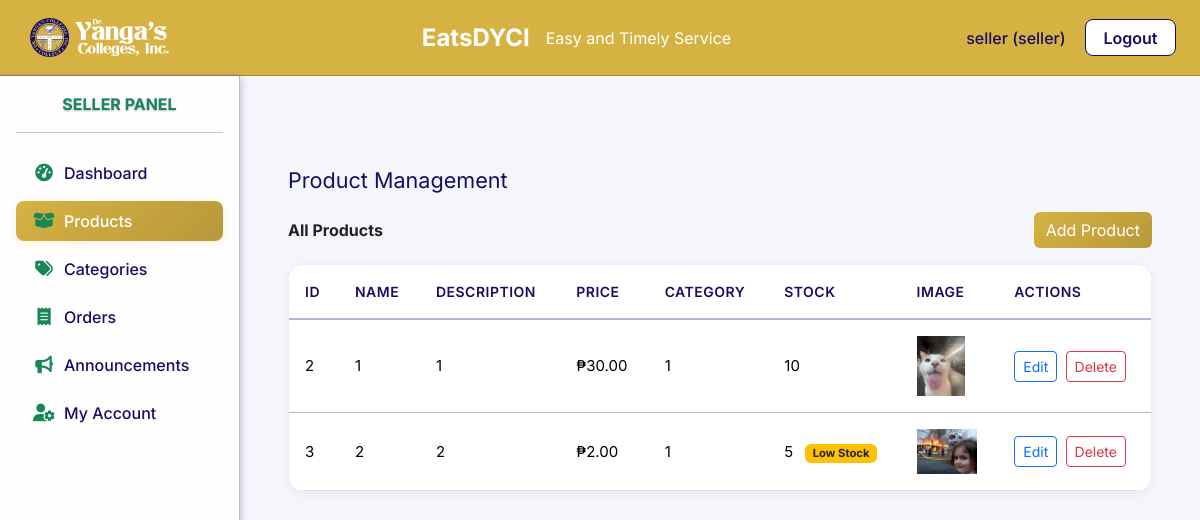
Page /index.php?page=seller_products (signed in) on the committed database.
### tables this page shows
CREATE TABLE `products` (
  `id` int(11) NOT NULL,
  `seller_id` int(11) DEFAULT NULL,
  `name` varchar(100) NOT NULL,
  `description` text DEFAULT NULL,
  `price` decimal(10,2) NOT NULL,
  `image` varchar(255) DEFAULT NULL,
  `category_id` int(11) DEFAULT NULL,
  `stall_id` int(11) DEFAULT NULL,
  `stock` int(11) NOT NULL DEFAULT 0
);

### pages/seller_products.php (the view, shortened to what this page needs)
<?php
require_once __DIR__ . '/../includes/db.php';
$seller_id = $_SESSION['user_id'];
$stall_stmt = $pdo->prepare("SELECT id, name FROM stalls WHERE seller_id = ?");
$stall_stmt->execute([$seller_id]);
$stalls = $stall_stmt->fetchAll();
$stall_ids = array_column($stalls, 'id');
$prod_stmt = $pdo->prepare("SELECT * FROM products WHERE stall_id IN (" . implode(',', $stall_ids) . ")");
$prod_stmt->execute();
$products = $prod_stmt->fetchAll();
?>
<link rel="stylesheet" href="../assets/css/dashboard.css">
<div class="container-fluid px-4 pt-4">
    <div class="dashboard-section-title mb-3">Product Management</div>
    <div class="d-flex justify-content-between align-items-center mb-3">
        <div class="fw-bold">All Products</div>
        <button class="btn btn-primary" data-bs-toggle="modal" data-bs-target="#addProductModal">Add Product</button>
    </div>
    <div class="dashboard-table mb-4">
    <table class="table mb-0">
        <thead class="table-light">
            <tr>
                <th>ID</th>
                <th>Name</th>
                <th>Description</th>
                <th>Price</th>
                <th>Category</th>
                <th>Stock</th>
                <th>Image</th>
                <th>Actions</th>
            </tr>
        </thead>
        <tbody>
        <?php foreach ($products as $prod): ?>
            <tr>
                <td><?= $prod['id'] ?></td>
                <td><?= htmlspecialchars($prod['name']) ?></td>
                <td><?= htmlspecialchars($prod['description']) ?></td>
                <td>₱<?= number_format($prod['price'],2) ?></td>
                <td><?= htmlspecialchars($prod['category_id']) ?></td>
                <td><?= htmlspecialchars($prod['stock']) ?>
<?php if ($prod['stock'] == 0): ?>
  <span class="badge bg-danger ms-2">No Stock</span>
<?php elseif ($prod['stock'] <= 5): ?>
  <span class="badge bg-warning text-dark ms-2">Low Stock</span>
<?php endif; ?>
</td>
                <td><?php if ($prod['image']): ?><img src="<?= $prod['image'] ?>" alt="" style="max-width:60px;max-height:60px;object-fit:cover;"/><?php endif; ?></td>
                <td>
                    <button class="btn btn-sm btn-outline-primary me-1" data-bs-toggle="modal" data-bs-target="#editProductModal<?= $prod['id'] ?>">Edit</button>
                    <form method="post" style="display:inline">
                        <button type="submit" class="btn btn-sm btn-outline-danger" onclick="return confirm('Delete this product?')">Delete</button>
                    </form>
                </td>
            </tr>
        <?php endforeach; ?>
        </tbody>
    </table>
    </div>
</div>

### assets/css/style.css (style rules this page uses)
* { margin: 0; padding: 0; box-sizing: border-box; }
body { font-family: 'Inter', 'Roboto', 'Open Sans', Arial, sans-serif; background-color: #f8f9fa; color: #222; }
:root { --primary-gold: #d6b243; --secondary-navy: #170e63; --accent-white: #ffffff; --gold-light: #dfc055; --gold-dark: #b8983a; --gold-hover: #c4a139; --navy-light: #2a1f7a; --navy-dark: #110a4e; --navy-hover: #0f0951; --shadow-gold: rgba(214, 178, 67, 0.2); --shadow-navy: rgba(23, 14, 99, 0.3); --border-navy: rgba(23, 14, 99, 0.3); --focus-gold: rgba(214, 178, 67, 0.25); --background-white: rgba(255, 255, 255, 0.95); --text-primary: var(--primary-gold); --text-secondary: var(--secondary-navy); --text-light: rgba(214, 178, 67, 0.6); --error-bg: rgba(220, 53, 69, 0.1); --error-border: rgba(220, 53, 69, 0.3); }
.btn-primary { background: linear-gradient(135deg, var(--primary-gold) 0%, var(--gold-dark) 100%); border: none; color: var(--accent-white); transition: all 0.3s ease; }

### assets/css/index.css (style rules this page uses)
html, body { height: 100%; overflow-x: hidden; overflow-y: auto; }

### assets/css/dashboard.css (style rules this page uses)
body { background: #f4f6fb; }
.dashboard-section-title { margin-top: 2.5rem; margin-bottom: 1.5rem; font-size: 1.35rem; color: #170e63; }
.container-fluid { max-width: 100%; }
.dashboard-table { background: #fff; border: 1px solid #eee; border-radius: 1rem; box-shadow: 0 2px 8px rgba(23, 14, 99, 0.06); margin-bottom: 1.5rem; overflow-x: auto; }
.dashboard-table table { margin-bottom: 0; }
.dashboard-table th, .dashboard-table td { vertical-align: middle; font-size: 0.9375rem; padding: 1rem; }
.dashboard-table th { background: var(--background-white); color: var(--secondary-navy); font-weight: 600; border-bottom: 2px solid var(--border-navy); text-transform: uppercase; font-size: 0.875rem; letter-spacing: 0.5px; }
.dashboard-table tbody tr { transition: background-color 0.2s ease; }
.dashboard-table tr:not(:last-child) td { border-bottom: 1px solid var(--border-navy); }

### rows in the picture
products: id "2", name "1", description "1", price "30.00", category "1", stock "10", image (picture)
products: id "3", name "2", description "2", price "2.00", category "1", stock "5", shows "Low Stock", image (picture)

### other values in the picture
$_SESSION['user_name'] "seller"
$_SESSION['user_role'] "seller"
